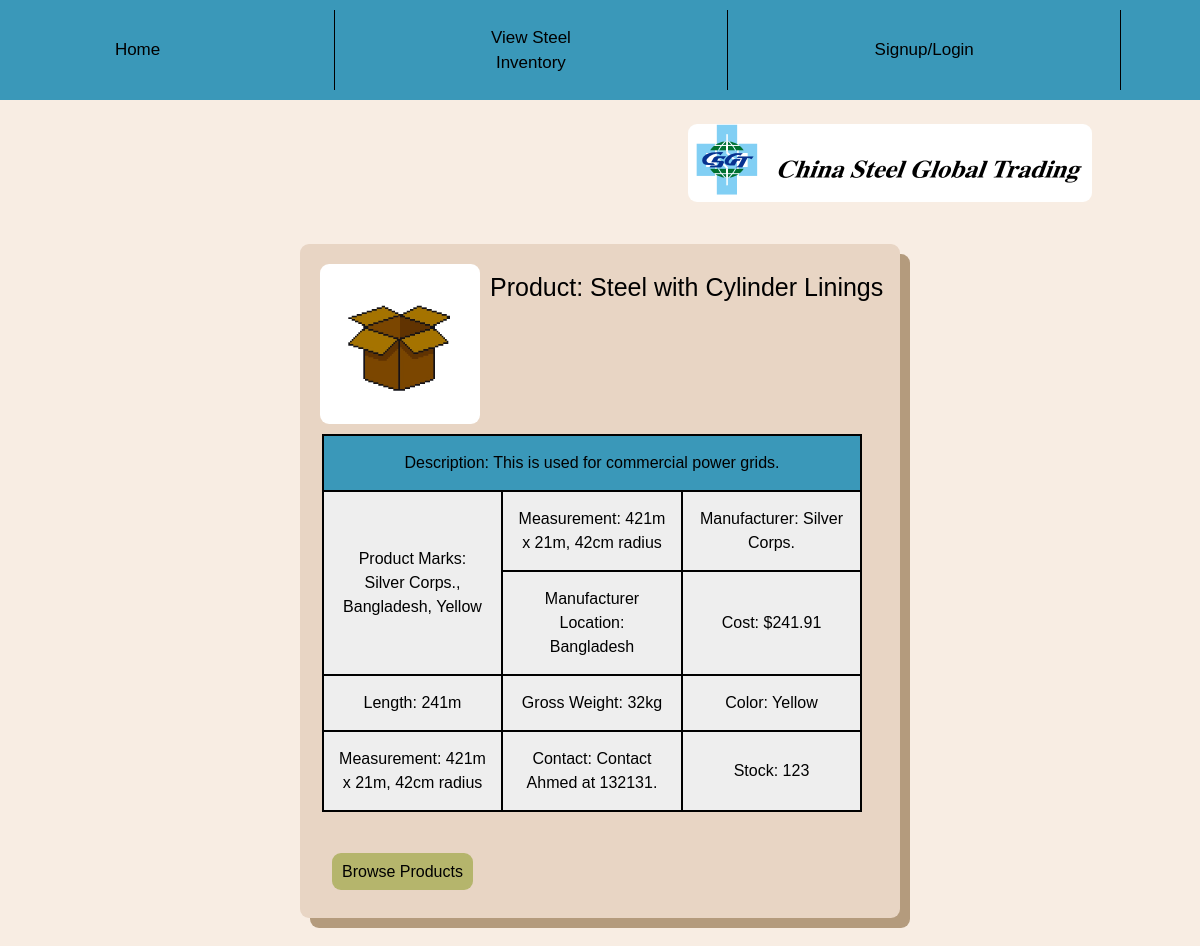
Page /view/4/ on the committed database.
### Inventory/models.py (models this page shows, shortened)
class Product(models.Model): #Steels, not food
    objects = models.Manager()
    Name = models.CharField(max_length=200, unique=True)
    Image = models.ImageField(default= "images/defproduct.jpg", blank=True, upload_to="images/") #not have image if we dont have one, uploaded to images folder automatically
    Manufacturer = models.CharField(default=None, max_length=100)
    ManuLoc = models.CharField(default=None,max_length=255)
    Color = models.CharField(default=None, max_length=20)
    Status = models.BooleanField(default=True) #Records incase of removed
    Measurement = models.CharField(default=None, max_length=30)
    Description = models.CharField(default=None, max_length=500)
    GrossWeight = models.CharField(default=None, max_length=40)
    Marks = models.CharField(default=None, null=True, max_length=300)
    Length = models.CharField(max_length=20)
    Cost = models.DecimalField(default=0, validators=[DecimalValidator(7,2)], decimal_places=2, max_digits=7) #declared value USD
    Stock = models.BigIntegerField(default=0)
    Contact = models.CharField(max_length=500)

### Inventory/views.py (the view)
# urls.py: path('view/<int:pk>/', views.Info, name='view'),
def Info(request,pk):
    condition = ""
    CurrentProd = get_object_or_404(Product, pk=pk)
    if request.user.is_authenticated:
        condition = True
        if request.session.get('NAVIGATE') == "confirmorder" or request.session.get('NAVIGATE') == "confirmtrans":
            print('DELETED CACHE')
            request.session['Remarks'] = None
            request.session['productname'] = None
            request.session['OrderedPRem'] = None
            request.session['OrderPname'] = None
            request.session['manufacturer'] = None
            request.session['Order'] = None
            request.session['addedproduct'] = None
        request.session['NAVIGATE'] = "info"
        return render(request, 'Inventory/Info.html',{
            'C' : condition,
            'P' : CurrentProd
        })
    else:
        condition = False
        return render(request, 'Inventory/Info.html',{
            'C' : condition,
            'P' : CurrentProd
        })

### Inventory/templates/Inventory/Info.html (shortened to what this page needs)
{% extends 'Inventory/base.html' %}
{% load static %}
    {% block content %}
    <br><br>
    {% if C == True %}
    <br>
        <div class="container">
            <img class="image" style="float: left; margin: 10px; border-radius: 9px;" src="{{P.Image.url}}">
            <div class="Largetext" style="margin-left: 12vw; max-width: 100%; width: 38vw;"> Product: {{P.Name}} </div>
            <table id="tab" style="text-align: center; width: 45vw; max-width: 100%; margin-right: 1vw; word-break: break-word;">
                <tr>
                    <th colspan="3" style="background-color: rgb(58, 152, 185);"> <b>Description</b>: {{P.Description}} </th>
                </tr>
                <tr>
                    <th rowspan="2"><b>Product Marks</b>: {{P.Marks}}</th>
                    <th><b>Measurement:</b> {{P.Measurement}} </th>
                    <th> <b>Manufacturer</b>: {{P.Manufacturer}} </th>
                </tr>
                <tr>
                    <th> <b>Manufacturer Location</b>: {{P.ManuLoc}} </th>
                    <th> <b>Cost</b>: ${{P.Cost}} </th>
                </tr>
                <tr>
                    <th> <b>Length</b>: {{P.Length}}  </th>
                    <th><b>Gross Weight:</b> {{P.GrossWeight}} </th>
                    <th><b>Color:</b> {{P.Color}} </th>
                </tr>
                <tr>
                    <th><b>Measurement:</b> {{P.Measurement}} </th>
                    <th><b>Contact</b>: {{P.Contact}} </th>
                    <th><b>Stock</b>: {{P.Stock}} </th>
                </tr>
            </table>
            <br><br>
            <div style="margin-left: 2vw; display: inline-flex; margin-bottom: 2vh;" id="buts">
                <a class="Button" id="edittemp" style="margin-left: 1vw;"> Delete Product </a>
                <a class="Button" href="{% url 'Products' %}" id="browse"> Back </a> <br> <br>
            </div>
        </div>
        <br>
        <div class="container" id="tempbox" style="word-wrap: break-word; max-width: 100%; background-color:rgb(238, 238, 238);">
            <div class="Largetext" style="font-family: Helvetica; font-weight: 200;"> Are you sure you sure you want to delete product: {{P.Name}}? </div>
            <a class="Button" type="submit" id="temp"  href="{% url 'deleteproduct' pk=P.pk %}"> Yes </a>
            <a class="Button" id="hideme"> No </a>
        </div>
    {% elif C == False %}
    <br>
    <div class="container">
        <img class="image" style="float: left; margin: 10px; border-radius: 9px;" src="{{P.Image.url}}">
        <div class="Largetext" style="margin-left: 12vw; word-break: break-word; max-width: 100%; width: 38vw;"> Product: {{P.Name}} </div>
        <table id="tab" style="text-align: center; width: 45vw; max-width: 100%; margin-right: 1vw; word-break: break-word;">
            <tr>
                <th colspan="3" style="background-color: rgb(58, 152, 185)"> <b>Description</b>: {{P.Description}} </th>
            </tr>
            <tr>
                <th rowspan="2"><b>Product Marks</b>: {{P.Marks}}</th>
                <th><b>Measurement:</b> {{P.Measurement}} </th>
                <th> <b>Manufacturer</b>: {{P.Manufacturer}} </th>
            </tr>
            <tr>
                <th> <b>Manufacturer Location</b>: {{P.ManuLoc}} </th>
                <th> <b>Cost</b>: ${{P.Cost}} </th>
            </tr>
            <tr>
                <th> <b>Length</b>: {{P.Length}}  </th>
                <th><b>Gross Weight:</b> {{P.GrossWeight}} </th>
                <th><b>Color:</b> {{P.Color}} </th>
            </tr>
            <tr>
                <th><b>Measurement:</b> {{P.Measurement}} </th>
                <th><b>Contact</b>: {{P.Contact}} </th>
                <th><b>Stock</b>: {{P.Stock}} </th>
            </tr>
        </table>
        <br><br>
        <a class="Button" href="{% url 'Products' %}" id="browse"> Browse Products </a> <br> <br>
    </div>
    <br>
        <br>
    {% endif %}
    <br><br<br>
    {% endblock %}

### Inventory/templates/Inventory/Info.html (style rules this page uses)
#browse { margin-left: 1vw; margin-bottom: 1vh; }
tr > th { max-width: 100%; width: 38vw; word-wrap: break-word; margin-top: 5vh; font-weight: 200; border: solid 2px; padding: 15px; background-color: rgb(238, 238, 238); }

### rows in the picture
Product: Image (picture), Name "Steel with Cylinder Linings", Description "This is used for commercial power grids.", Marks "Silver Corps., Bangladesh, Yellow", Measurement "421m x 21m, 42cm radius", Manufacturer "Silver Corps.", ManuLoc "Bangladesh", Cost "241.91", Length "241m", GrossWeight "32kg", Color "Yellow", Contact "Contact Ahmed at 132131.", Stock "123"
